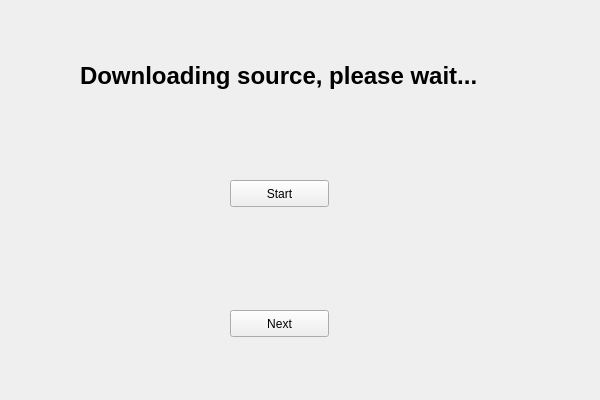
<?xml version="1.0" encoding="UTF-8"?>
<ui version="4.0">
 <class>Fetch_source</class>
 <widget class="QMainWindow" name="Fetch_source">
  <property name="geometry">
   <rect>
    <x>0</x>
    <y>0</y>
    <width>600</width>
    <height>400</height>
   </rect>
  </property>
  <property name="windowTitle">
   <string>MainWindow</string>
  </property>
  <widget class="QWidget" name="centralwidget">
   <widget class="QLabel" name="wait_label">
    <property name="geometry">
     <rect>
      <x>80</x>
      <y>60</y>
      <width>431</width>
      <height>31</height>
     </rect>
    </property>
    <property name="font">
     <font>
      <pointsize>18</pointsize>
      <weight>75</weight>
      <bold>true</bold>
     </font>
    </property>
    <property name="text">
     <string>Downloading source, please wait...</string>
    </property>
   </widget>
   <widget class="QPushButton" name="start_button">
    <property name="enabled">
     <bool>true</bool>
    </property>
    <property name="geometry">
     <rect>
      <x>230</x>
      <y>180</y>
      <width>99</width>
      <height>27</height>
     </rect>
    </property>
    <property name="text">
     <string>Start</string>
    </property>
   </widget>
   <widget class="QPushButton" name="next_button">
    <property name="enabled">
     <bool>true</bool>
    </property>
    <property name="geometry">
     <rect>
      <x>230</x>
      <y>310</y>
      <width>99</width>
      <height>27</height>
     </rect>
    </property>
    <property name="focusPolicy">
     <enum>Qt::StrongFocus</enum>
    </property>
    <property name="toolTip">
     <string/>
    </property>
    <property name="text">
     <string>Next</string>
    </property>
    <property name="default">
     <bool>false</bool>
    </property>
    <property name="flat">
     <bool>false</bool>
    </property>
   </widget>
  </widget>
 </widget>
 <resources/>
 <connections/>
</ui>
